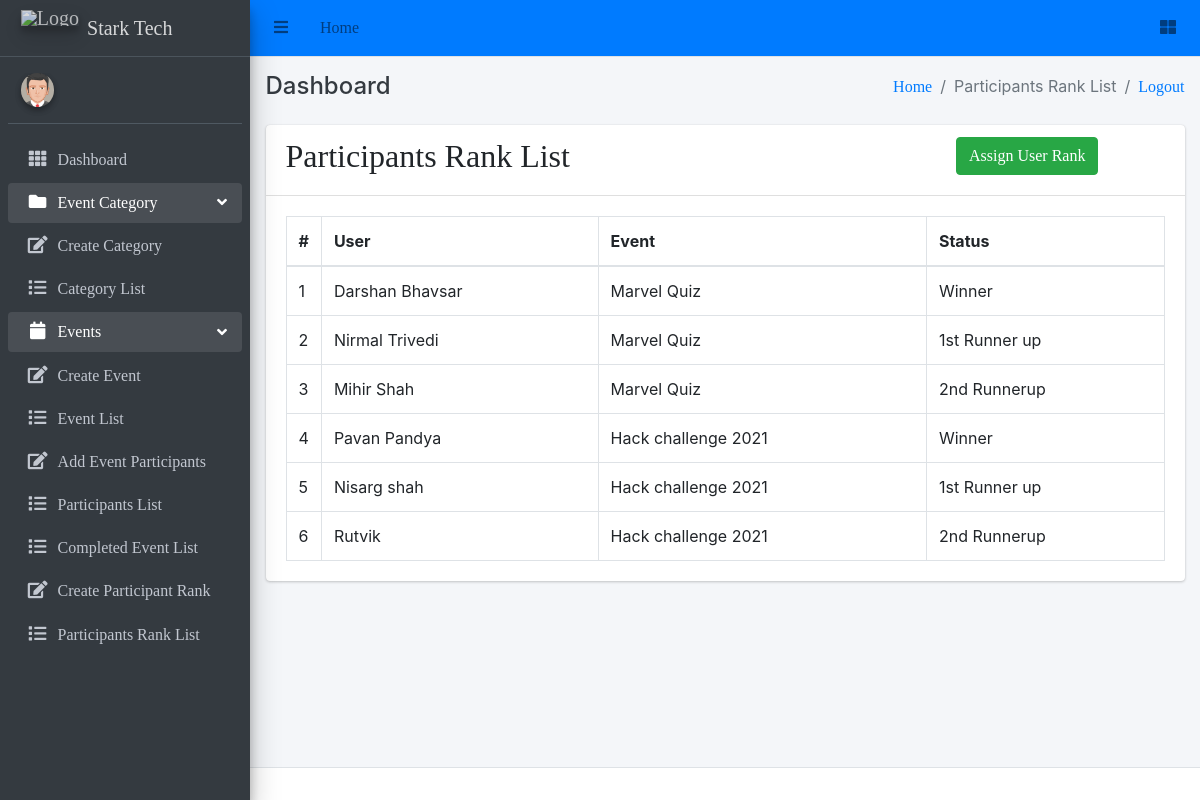
/events/user-mark/, run on the app's committed database.
### events/models.py (models this page shows, shortened)
class UserCoin(models.Model):
    user = models.CharField(max_length=255, null=True)
    event = models.ForeignKey(Event, on_delete=models.CASCADE, null=True)
    created_user = models.ForeignKey('auth.User', on_delete=models.CASCADE, related_name='usercoin_created_user')
    updated_user = models.ForeignKey('auth.User', on_delete=models.CASCADE, related_name='usercoin_updated_user')
    created_date = models.DateField(auto_now_add=True)
    updated_date = models.DateField(auto_now_add=True)
    status_choice = (
        ('Winner', 'Winner'),
        ('1st Runner up', '1st Runner Up'),
        ('2nd Runnerup', '2nd Runner Up'),
    )
    status = models.CharField(choices=status_choice, max_length=20)

class Event(models.Model):
    category = models.ForeignKey(EventCategory, on_delete=models.CASCADE)
    name = models.CharField(max_length=255, unique=True)
    uid = models.PositiveIntegerField(unique=True)
    description = RichTextUploadingField()
    venue = models.CharField(max_length=255)
    start_date = models.DateField()
    end_date = models.DateField()
    location = LocationField()
    points = models.PositiveIntegerField()
    maximum_attende = models.PositiveIntegerField()
    created_user = models.ForeignKey('auth.User', on_delete=models.CASCADE, blank=True, null=True, related_name='event_created_user')
    updated_user = models.ForeignKey('auth.User', on_delete=models.CASCADE, blank=True, null=True, related_name='event_updated_user')
    created_date = models.DateField(auto_now_add=True)
    updated_date = models.DateField(auto_now_add=True)
    status_choice = (
        ('upcoming', 'Upcoming'),
        ('active', 'Active'),
        ('completed', 'Completed'),
        ('cancel', 'Cancel'),
    )
    status = models.CharField(choices=status_choice, max_length=10)
    def __str__(self):
        return self.name

### events/views.py (the view)
# urls.py: path('user-mark/', UserMarkList.as_view(), name='user-mark'),
class UserMarkList(ListView):
    model = UserCoin
    template_name = 'events/user_mark_list.html'
    context_object_name = 'usermark'

### templates/events/user_mark_list.html (shortened to what this page needs)
{% extends 'base/base.html' %}
{% block breadcrumb %}Participants Rank List{% endblock breadcrumb %}
{% block content %}
    <div class="row">
        <div class="col-md-12">
            <div class="card">
                <div class="card-header">
                    <div class="row">
                        <div class="col-md-9">
                            <h2>Participants Rank List</h2>
                        </div>
                        <div class="col-md-3">
                            <a class="btn btn-success" href="{% url 'create-user-mark' %}">Assign User Rank</a>
                        </div>
                    </div>
                </div>
                <div class="card-body">
                    <table class="table table-bordered">
                        <thead>
                          <tr>
                            <th style="width: 10px">#</th>
                            <th>User</th>
                            <th>Event</th>
                            <th>Status</th>
                          </tr>
                        </thead>
                        <tbody>
                            {% for usermark in usermark %}
                                <tr role="row">
                                    <td>{{ forloop.counter }}</td>
                                    <td>{{ usermark.user }}</td>
                                    <td>{{ usermark.event }}</td>
                                    <td>{{ usermark.status }}</td>
                                </tr>
                            {% endfor %}
                        </tbody>
                      </table>
                </div>
            </div>
        </div>
    </div>
{% endblock content %}

### data on the page
UserCoin: user "Darshan Bhavsar", event "Marvel Quiz", status "Winner"
UserCoin: user "Nirmal Trivedi", event "Marvel Quiz", status "1st Runner up"
UserCoin: user "Mihir Shah", event "Marvel Quiz", status "2nd Runnerup"
UserCoin: user "Pavan Pandya", event "Hack challenge 2021", status "Winner"
UserCoin: user "Nisarg shah", event "Hack challenge 2021", status "1st Runner up"
UserCoin: user "Rutvik", event "Hack challenge 2021", status "2nd Runnerup"
